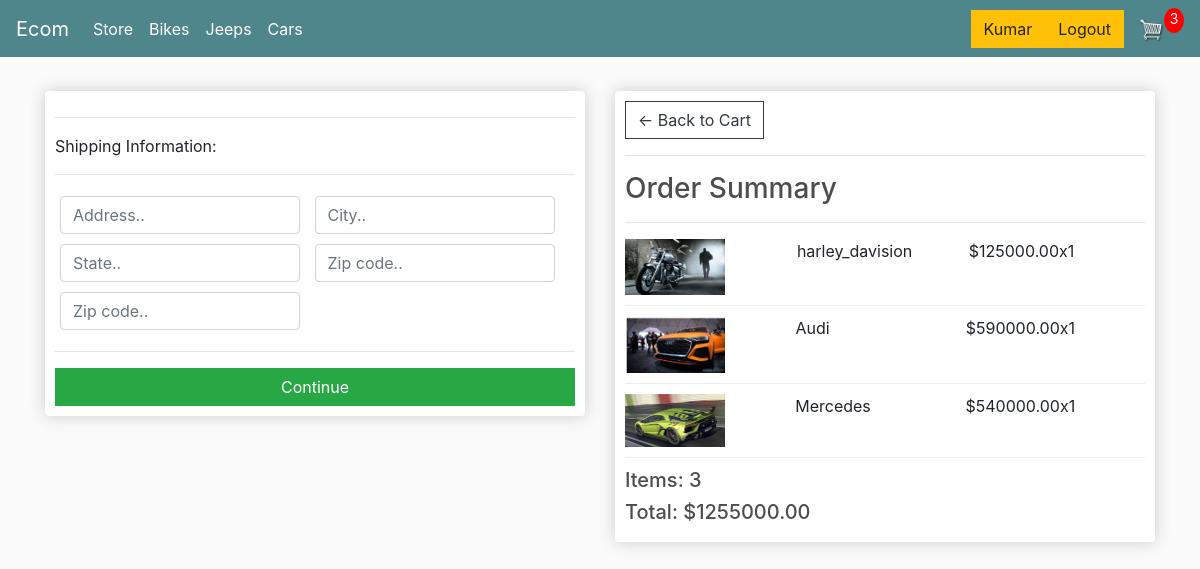
The page /checkout/ (signed in) on the database its author committed.
### store/models.py (models this page shows, shortened)
class OrderItem(models.Model):
	product = models.ForeignKey(Product, on_delete=models.SET_NULL, null=True)
	order = models.ForeignKey(Order, on_delete=models.SET_NULL, null=True)
	quantity = models.IntegerField(default=0, null=True, blank=True)
	date_added = models.DateTimeField(auto_now_add=True)
	@property
	def get_total(self):
		total = self.product.price * self.quantity
		return total

class Product(models.Model):
	name = models.CharField(max_length=200)
	price = models.FloatField()
	digital = models.BooleanField(default=False,blank=True)
	image = models.ImageField(null=True, blank=True)
	@property
	def imageURL(self):
		try:
			url = self.image.url
		except:
			url = ''
		return url

class Order(models.Model):
	customer = models.ForeignKey(Customer, on_delete=models.SET_NULL, null=True, blank=True)
	date_ordered = models.DateTimeField(auto_now_add=True)
	complete = models.BooleanField(default=False)
	transaction_id = models.CharField(max_length=100, null=True)
	@property
	def shipping(self):
		shipping = False
		orderitems = self.orderitem_set.all()
		for i in orderitems:
			if i.product.digital == False:
				shipping = True
		return shipping
	@property
	def get_cart_total(self):
		orderitems = self.orderitem_set.all()
		total = sum([item.get_total for item in orderitems])
		return total
	@property
	def get_cart_items(self):
		orderitems = self.orderitem_set.all()
		total = sum([item.quantity for item in orderitems])
		return total

### store/views.py (the view)
# urls.py: path('checkout/', views.checkout, name="checkout"),
def checkout(request):
	data = cartData(request)
	cartItems = data['cartItems']
	order = data['order']
	items = data['items']
	context = {'items':items, 'order':order, 'cartItems':cartItems}
	return render(request, 'store/checkout.html', context)

### store/utils.py (called while the page is built)
def cartData(request):
	if request.user.is_authenticated:
		customer = request.user.customer
		order, created = Order.objects.get_or_create(customer=customer, complete=False)
		items = order.orderitem_set.all()
		cartItems = order.get_cart_items
	else:
		cookieData = cookieCart(request)
		cartItems = cookieData['cartItems']
		order = cookieData['order']
		items = cookieData['items']
	return {'cartItems':cartItems ,'order':order, 'items':items}

### store/templates/store/checkout.html (shortened to what this page needs)
{% extends 'store/main.html' %}
{% load static %}
{% block content %}
     <div class="row">
		<div class="col-lg-6">
			<div class="box-element" id="form-wrapper">
				<form id="form">
					<div id="shipping-info">
						<hr>
						<p>Shipping Information:</p>
						<hr>
						<div class="form-field">
							<input class="form-control" type="text" name="address" placeholder="Address..">
						</div>
						<div class="form-field">
							<input class="form-control" type="text" name="city" placeholder="City..">
						</div>
						<div class="form-field">
							<input class="form-control" type="text" name="state" placeholder="State..">
						</div>
						<div class="form-field">
							<input class="form-control" type="text" name="zipcode" placeholder="Zip code..">
						</div>
						<div class="form-field">
							<input class="form-control" type="text" name="country" placeholder="Zip code..">
						</div>
					</div>
					<hr>
					<input id="form-button" class="btn btn-success btn-block" type="submit" value="Continue">
				</form>
			</div>
			<br>
		</div>
		<div class="col-lg-6">
			<div class="box-element">
				<a  class="btn btn-outline-dark" href="{% url 'cart' %}">&#x2190; Back to Cart</a>
				<hr>
				<h3>Order Summary</h3>
				<hr>
				{% for item in items %}
				<div class="cart-row">
					<div style="flex:2"><img class="row-image" src="{{item.product.imageURL}}"></div>
					<div style="flex:2"><p>{{item.product.name}}</p></div>
					<div style="flex:1"><p>${{item.product.price|floatformat:2}}</p></div>
					<div style="flex:1"><p>x{{item.quantity}}</p></div>
				</div>
				{% endfor %}
				<h5>Items:   {{order.get_cart_items}}</h5>
				<h5>Total:   ${{order.get_cart_total|floatformat:2}}</h5>
			</div>
		</div>
	</div>
{% endblock content %}

### store/templates/store/main.html (shortened to what this page needs)
<!DOCTYPE html>
{% load static %}
<html>
<head>
	<link rel="stylesheet" href="https://stackpath.bootstrapcdn.com/bootstrap/4.4.1/css/bootstrap.min.css">
	<link rel="stylesheet" type="text/css" href="{% static 'css/main.css' %}">
</head>
<body>
	<nav class="navbar navbar-expand-lg navbar-dark bg-dark">
	  <a class="navbar-brand" href="{% url 'store' %}">Ecom</a>
	  <div class="collapse navbar-collapse" id="navbarSupportedContent">
	    <ul class="navbar-nav mr-auto">
	      <li class="nav-item active">
	        <a class="nav-link" href="{% url 'store' %}">Store <span class="sr-only">(current)</span></a>
	      </li>
	    </ul>
	  <div class="collapse navbar-collapse" id="navbarSupportedContent">
	    <ul class="navbar-nav mr-auto">
	      <li class="nav-item active">
	        <a class="nav-link" href="#">Bikes <span class="sr-only">(current)</span></a>
	      </li>
	    </ul>
	  <div class="collapse navbar-collapse" id="navbarSupportedContent">
	    <ul class="navbar-nav mr-auto">
	      <li class="nav-item active">
	        <a class="nav-link" href="#">Jeeps <span class="sr-only">(current)</span></a>
	      </li>
	    </ul>
	 <div class="collapse navbar-collapse" id="navbarSupportedContent">
	    <ul class="navbar-nav mr-auto">
	      <li class="nav-item active">
	        <a class="nav-link" href="#">Cars <span class="sr-only">(current)</span></a>
	      </li>
	    </ul>
	    <div class="form-inline my-2 my-lg-0">
			{% if user.is_authenticated %}
				<a href="#" class="btn btn-warning">{{user}}</a>
				<a href="{% url 'logout' %}"class="btn btn-warning">Logout</a>
	     	{% else %}
				<a href="{% url 'register' %}" class="btn btn-warning">New User</a>
	     		<a href="{% url 'login' %}"class="btn btn-warning">LogIn</a>
			{% endif %}
			<a href="{% url 'cart' %}">
	    		<img  id="cart-icon" src="{% static 'images/cart.png' %}">
	    	</a>
	    	<p id="cart-total">{{cartItems}}</p>
	    </div>
	  </div>
	</nav>
     <div class="container">
            <br>
            {% block content %}
            {% endblock content %}
         </div>
</body>
</html>

### static/css/main.css (style rules this page uses)
body { background-color: hsl(0, 0%, 98%); }
h1,h2,h3,h4,h5,h6 { color:hsl(0, 0%, 30%); }
.box-element { box-shadow:hsl(0, 0%, 80%) 0 0 16px; background-color: #fff; border-radius: 4px; padding: 10px; }
.bg-dark { background-color: #4f868c!important; }
#cart-icon { width:25px; display: inline-block; margin-left: 15px; }
#cart-total { display: block; text-align: center; color:#fff; background-color: red; width: 20px; height: 25px; border-radius: 50%; font-size: 14px; }
.col-lg-4, .col-lg-6, .col-lg-8, .col-lg-12 { margin-top: 10px; }
.btn { border-radius: 0; }
.row-image { width: 100px; }
.form-field { width:250px; display: inline-block; padding: 5px; }
.cart-row { display: flex; align-items: flex-stretch; padding-bottom: 10px; margin-bottom: 10px; border-bottom: 1px solid #ececec; }

### rows shown on the page
OrderItem: product.imageURL (picture), product.name "harley_davision", product.price "125000.00", quantity "1"
OrderItem: product.imageURL (picture), product.name "Audi", product.price "590000.00", quantity "1"
OrderItem: product.imageURL (picture), product.name "Mercedes", product.price "540000.00", quantity "1"
Order: get_cart_items "3", get_cart_total "1255000.00"

### other values the page prints
{{ user }} "Kumar"
{{ cartItems }} "3"
